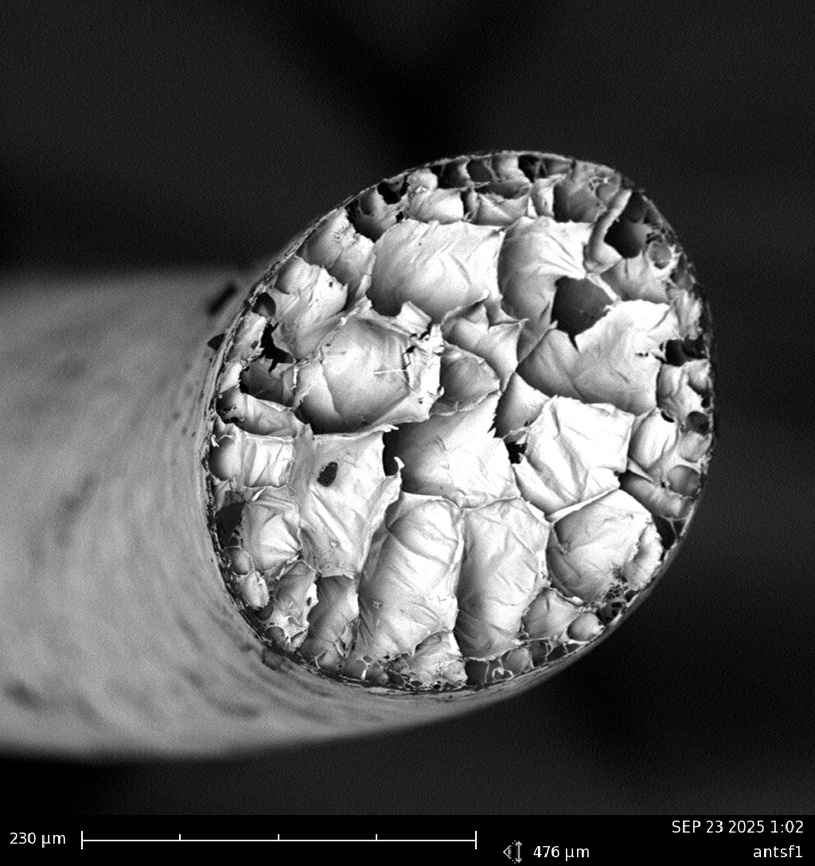
#> input picture Original Images/antsf1.jpg, 815 x 866 px, shrunk from 1024 x 1088 before the run, found by its file name
$ python 'Automation Full.py'
#> lines starting #> are read from the running program, lines starting #| are printed output that depends on the picture; after the words box and inside, x2 and y2 are one past the last pixel; in counts of white or black regions, pixels touching at a corner belong together
import cv2
import numpy as np

#Loads the image in grayscale

def detect_edges(image_path, output_path='C:/Users/D00456326/Desktop/Research Photos/deerwf2 edges.png'):
    image = cv2.imread(image_path, cv2.IMREAD_GRAYSCALE)
#> image is the input picture: shape (866, 815); min 0, max 255, mean 83.1

#Checks if the image is loaded properly

    if image is None:
        raise ValueError(f"Failed to load image at {image_path}")

#Crop bottom banner
    h, w = image.shape
#> h = 866; w = 815
    crop_height = int(h * 0.90)  # keep top 90%
#> crop_height = 779
    image = image[:crop_height, :]
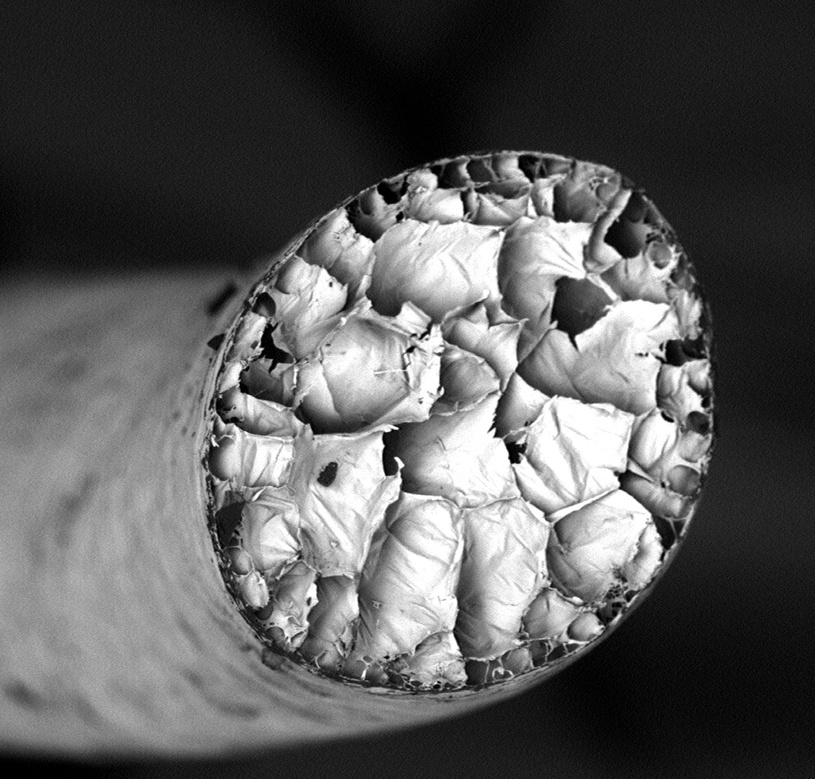
#> image: shape (779, 815); min 0, max 255, mean 90.6

#Applies blur to reduce noise

    blurred = cv2.GaussianBlur(image, (5, 5), 1.4)

#Applying edge detection

    edges = cv2.Canny(blurred, 100, 200)
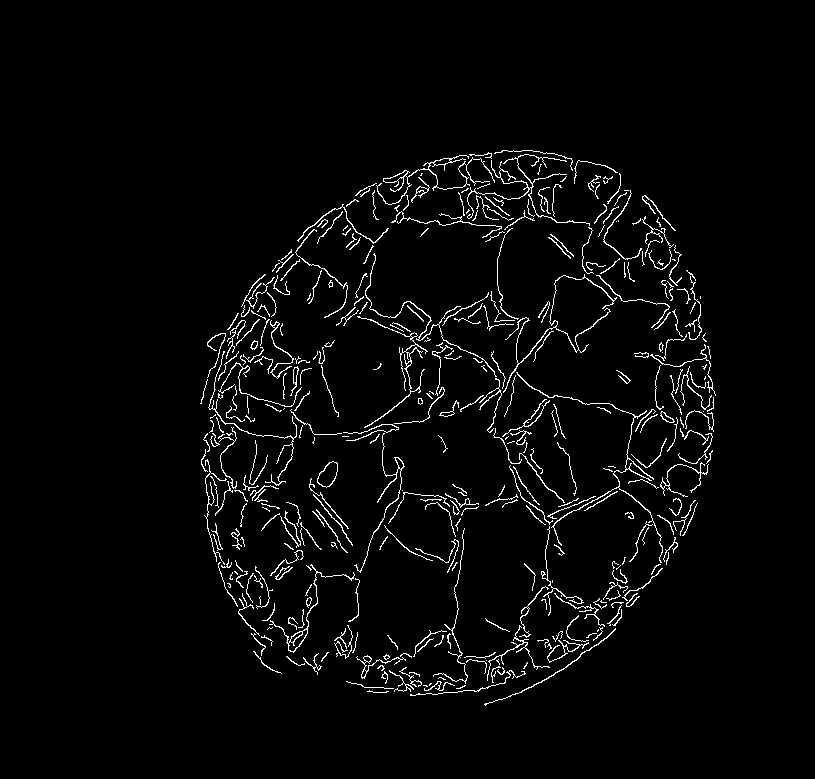
#> edges: shape (779, 815); 3.1% white in thin lines or dots, all inside (x1, y1, x2, y2) = (200, 150, 716, 706)

#Save the result
    cv2.imwrite(output_path, edges)
    print(f"Edges saved to {output_path}")


def count_holes(edge_image_path, min_contour_area=10):

#Loads the edged out image

#> called with min_contour_area = 10
    image = cv2.imread(edge_image_path, cv2.IMREAD_GRAYSCALE)
    if image is None:
        raise ValueError(f"Failed to load image at {edge_image_path}")

#Threshold the image to make sure it's binary

    _, thresh = cv2.threshold(image, 127, 255, cv2.THRESH_BINARY)

#Finds the contours

    contours, hierarchy = cv2.findContours(thresh, cv2.RETR_CCOMP, cv2.CHAIN_APPROX_SIMPLE)
#> contours = 404 contours, 327 with area under 20; largest, box (x1, y1, x2, y2) and area: (317, 461, 338, 488) 338, (317, 461, 338, 488) 315, (376, 155, 495, 205) 284, (269, 564, 355, 653) 278, (516, 372, 663, 563) 158
    if hierarchy is None:
        print("No contours found.")
        return 0

#Counting the contours or "holes"

    holes = 0
    for i, contour in enumerate(contours):
        if cv2.contourArea(contour) < min_contour_area:
            continue
        parent = hierarchy[0][i][3]
        if parent != -1:
            holes += 1
#> this loop made 404 passes
#> parent on passes 5, 10, 11, 13, 21, 22, 23, 24, 25, 27, 30, 32: -1, -1, -1, -1, -1, 20, 20, -1, 23, -1, -1, -1
#> contour on passes 4, 17, 44: [[430, 683], [429, 684], [429, 685], [431, 683]], [[486, 660]], [[598, 629], [597, 630], [597, 631], [598, 630]]
#> after the loop, holes = 23

    print(f"Number of pockets detected: {holes}")
#| Number of pockets detected: 23
    return holes

def get_hole_areas(edge_image_path, microns_per_pixel=1.0, min_contour_area=10):

    #Returns a list of areas (in µm²) for each detected hole in the edged image,
    #and prints & returns the average hole area.

#> called with microns_per_pixel = 0.46, min_contour_area = 10
    image = cv2.imread(edge_image_path, cv2.IMREAD_GRAYSCALE)
    if image is None:
        raise ValueError(f"Failed to load image at {edge_image_path}")

    _, thresh = cv2.threshold(image, 127, 255, cv2.THRESH_BINARY)

    contours, hierarchy = cv2.findContours(thresh, cv2.RETR_CCOMP, cv2.CHAIN_APPROX_SIMPLE)
    if hierarchy is None:
        print("No contours found.")
        return [], 0.0

    hole_areas_microns = []

    for i, contour in enumerate(contours):
        area_pixels = cv2.contourArea(contour)
        if area_pixels < min_contour_area:
            continue
        parent = hierarchy[0][i][3]
        if parent != -1:
            area_microns = area_pixels * (microns_per_pixel ** 2)
            hole_areas_microns.append(area_microns)
#> this loop made 404 passes
#> (area_pixels, parent, area_microns) on passes 91, 167, 400: (152, 88, 32.16), (315, 165, 66.65), (102, 398, 21.58)
#> (area_pixels, parent) on passes 10, 21, 32, 45, 49: (24.5, -1), (81.5, -1), (34.5, -1), (64.5, -1), (47, -1)
#> after the loop, hole_areas_microns = [5.18, 6.24, 2.33, 5.08, 10.05, 32.16, 4.02, 4.02, 66.65, 10.05, 11.43, 8.89, 3.49, 10.58, 3.39, 6.35, 4.02, 2.96, 4.02, 2.33, 8.04, 21.58, 14.92]

    if hole_areas_microns:
        avg_area = sum(hole_areas_microns) / len(hole_areas_microns)
#> avg_area = 10.77
    else:
        avg_area = 0.0

    #print(f"Detected {len(hole_areas_microns)} pockets.")
    for idx, area in enumerate(hole_areas_microns, 1):
        print(f"Pocket {idx}: {area:.2f} µm²")
#> this loop made 23 passes
#> area on passes 6, 9, 22: 32.16, 66.65, 21.58
#| Pocket 1: 5.18 µm²
#| Pocket 2: 6.24 µm²
#| Pocket 3: 2.33 µm²
#| Pocket 4: 5.08 µm²
#| Pocket 5: 10.05 µm²
#| Pocket 6: 32.16 µm²
#| Pocket 7: 4.02 µm²
#| Pocket 8: 4.02 µm²
#> (further printed lines are left out)

    print(f"Average pocket area: {avg_area:.2f} µm²")
#| Average pocket area: 10.77 µm²

    return hole_areas_microns, avg_area


#Calling the function

image_input_path = "C:/Users/D00456326/Desktop/Research Photos/antsf1.JPG"
edge_output_path = "C:/Users/D00456326/Desktop/Research Photos/antsf1 edges.png"

detect_edges(image_input_path, edge_output_path)
count_holes(edge_output_path)
get_hole_areas(edge_output_path, microns_per_pixel=0.46)
